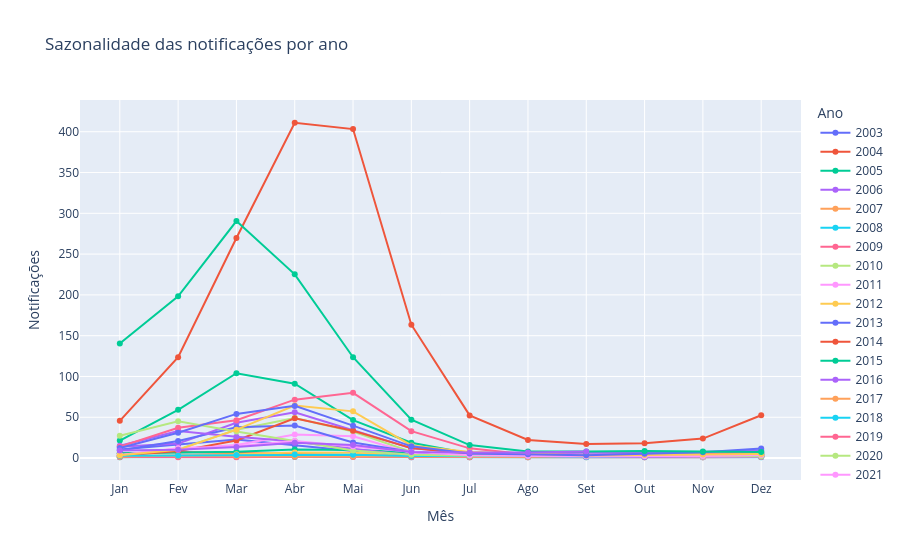

The cell this chart's notebook holds for it:
### Code cell
fig = px.line(
    df_sazonalidade,
    x="Mês",
    y="Notificações",
    color="Ano",
    markers=True,
    labels={
        "Mês": "Mês",
        "Notificações": "Notificações",
        "Ano": "Ano"
    },
    title="Sazonalidade das notificações por ano"
)

fig.update_layout(
    xaxis=dict(
        tickmode="array",
        tickvals=list(range(1, 13)),
        ticktext=[
            "Jan", "Fev", "Mar", "Abr",
            "Mai", "Jun", "Jul", "Ago",
            "Set", "Out", "Nov", "Dez"
        ]
    )
)

fig.show()

### Figure 1 — Plotly figure (JSON) as saved in the notebook; plotly's stock layout.template omitted (floating-point values rounded to 4 significant figures)
{"data": [{"hovertemplate": "Ano=2003<br>Mês=%{x}<br>Notificações=%{y}<extra></extra>", "legendgroup": "2003", "line": {"color": "#636efa", "dash": "solid"}, "marker": {"symbol": "circle"}, "mode": "lines+markers", "name": "2003", "orientation": "v", "showlegend": true, "type": "scatter", "x": [1, 2, 3, 4, 5, 6, 7, 8, 9, 10, 11, 12], "xaxis": "x", "y": [10.46, 16.29, 22.74, 15.86, 8.759, 6.333, 4.0, 2.542, 2.182, 3.375, 2.708, 4.304], "yaxis": "y"}, {"hovertemplate": "Ano=2004<br>Mês=%{x}<br>Notificações=%{y}<extra></extra>", "legendgroup": "2004", "line": {"color": "#EF553B", "dash": "solid"}, "marker": {"symbol": "circle"}, "mode": "lines+markers", "name": "2004", "orientation": "v", "showlegend": true, "type": "scatter", "x": [1, 2, 3, 4, 5, 6, 7, 8, 9, 10, 11, 12], "xaxis": "x", "y": [5.462, 7.44, 6.345, 5.125, 4.208, 2.286, 2.524, 2.188, 2.526, 2.875, 3.476, 2.818], "yaxis": "y"}, {"hovertemplate": "Ano=2005<br>Mês=%{x}<br>Notificações=%{y}<extra></extra>", "legendgroup": "2005", "line": {"color": "#00cc96", "dash": "solid"}, "marker": {"symbol": "circle"}, "mode": "lines+markers", "name": "2005", "orientation": "v", "showlegend": true, "type": "scatter", "x": [1, 2, 3, 4, 5, 6, 7, 8, 9, 10, 11, 12], "xaxis": "x", "y": [5.87, 6.435, 7.615, 10.44, 9.926, 7.04, 4.087, 3.704, 3.522, 4.45, 4.8, 4.333], "yaxis": "y"}, {"hovertemplate": "Ano=2006<br>Mês=%{x}<br>Notificações=%{y}<extra></extra>", "legendgroup": "2006", "line": {"color": "#ab63fa", "dash": "solid"}, "marker": {"symbol": "circle"}, "mode": "lines+markers", "name": "2006", "orientation": "v", "showlegend": true, "type": "scatter", "x": [1, 2, 3, 4, 5, 6, 7, 8, 9, 10, 11, 12], "xaxis": "x", "y": [13.89, 17.75, 43.26, 56.23, 34.03, 12.11, 6.435, 5.92, 6.619, 6.077, 7.308, 9.731], "yaxis": "y"}, {"hovertemplate": "Ano=2007<br>Mês=%{x}<br>Notificações=%{y}<extra></extra>", "legendgroup": "2007", "line": {"color": "#FFA15A", "dash": "solid"}, "marker": {"symbol": "circle"}, "mode": "lines+markers", "name": "2007", "orientation": "v", "showlegend": true, "type": "scatter", "x": [1, 2, 3, 4, 5, 6, 7, 8, 9, 10, 11, 12], "xaxis": "x", "y": [1.125, 2.235, 3.4, 3.12, 3.19, 1.6, 1.0, 1.0, 1.0, 1.0, 1.0, 1.2], "yaxis": "y"}, {"hovertemplate": "Ano=2008<br>Mês=%{x}<br>Notificações=%{y}<extra></extra>", "legendgroup": "2008", "line": {"color": "#19d3f3", "dash": "solid"}, "marker": {"symbol": "circle"}, "mode": "lines+markers", "name": "2008", "orientation": "v", "showlegend": true, "type": "scatter", "x": [1, 2, 3, 4, 5, 6, 7, 8, 9, 10, 11, 12], "xaxis": "x", "y": [1.0, 1.571, 1.273, 1.312, 1.5, 1.0, 1.0, 1.0, 1.0, 1.0, 1.0, 1.0], "yaxis": "y"}, {"hovertemplate": "Ano=2009<br>Mês=%{x}<br>Notificações=%{y}<extra></extra>", "legendgroup": "2009", "line": {"color": "#FF6692", "dash": "solid"}, "marker": {"symbol": "circle"}, "mode": "lines+markers", "name": "2009", "orientation": "v", "showlegend": true, "type": "scatter", "x": [1, 2, 3, 4, 5, 6, 7, 8, 10, 11, 12], "xaxis": "x", "y": [1.333, 1.0, 1.143, 1.538, 1.4, 1.0, 1.0, 1.0, 1.0, 1.0, 1.333], "yaxis": "y"}, {"hovertemplate": "Ano=2010<br>Mês=%{x}<br>Notificações=%{y}<extra></extra>", "legendgroup": "2010", "line": {"color": "#B6E880", "dash": "solid"}, "marker": {"symbol": "circle"}, "mode": "lines+markers", "name": "2010", "orientation": "v", "showlegend": true, "type": "scatter", "x": [1, 2, 3, 4, 5, 6, 7, 8, 9, 10, 11, 12], "xaxis": "x", "y": [2.923, 10.68, 34.68, 48.97, 32.48, 7.538, 2.409, 1.643, 1.545, 1.538, 1.5, 1.8], "yaxis": "y"}, {"hovertemplate": "Ano=2011<br>Mês=%{x}<br>Notificações=%{y}<extra></extra>", "legendgroup": "2011", "line": {"color": "#FF97FF", "dash": "solid"}, "marker": {"symbol": "circle"}, "mode": "lines+markers", "name": "2011", "orientation": "v", "showlegend": true, "type": "scatter", "x": [1, 2, 3, 4, 5, 6, 7, 8, 9, 10, 11, 12], "xaxis": "x", "y": [3.476, 11.75, 15.9, 29.0, 26.74, 6.185, 2.087, 1.8, 1.75, 1.5, 1.222, 2.25], "yaxis": "y"}, {"hovertemplate": "Ano=2012<br>Mês=%{x}<br>Notificações=%{y}<extra></extra>", "legendgroup": "2012", "line": {"color": "#FECB52", "dash": "solid"}, "marker": {"symbol": "circle"}, "mode": "lines+markers", "name": "2012", "orientation": "v", "showlegend": true, "type": "scatter", "x": [1, 2, 3, 4, 5, 6, 7, 8, 9, 10, 11, 12], "xaxis": "x", "y": [2.737, 3.143, 4.586, 6.931, 6.607, 2.731, 2.15, 1.474, 1.615, 1.462, 2.13, 3.174], "yaxis": "y"}, {"hovertemplate": "Ano=2013<br>Mês=%{x}<br>Notificações=%{y}<extra></extra>", "legendgroup": "2013", "line": {"color": "#636efa", "dash": "solid"}, "marker": {"symbol": "circle"}, "mode": "lines+markers", "name": "2013", "orientation": "v", "showlegend": true, "type": "scatter", "x": [1, 2, 3, 4, 5, 6, 7, 8, 9, 10, 11, 12], "xaxis": "x", "y": [9.138, 20.93, 37.87, 39.83, 19.03, 7.704, 2.96, 3.083, 1.643, 1.706, 1.8, 2.235], "yaxis": "y"}, {"hovertemplate": "Ano=2014<br>Mês=%{x}<br>Notificações=%{y}<extra></extra>", "legendgroup": "2014", "line": {"color": "#EF553B", "dash": "solid"}, "marker": {"symbol": "circle"}, "mode": "lines+markers", "name": "2014", "orientation": "v", "showlegend": true, "type": "scatter", "x": [1, 2, 3, 4, 5, 6, 7, 8, 9, 10, 11, 12], "xaxis": "x", "y": [2.87, 8.519, 21.65, 48.67, 33.52, 12.17, 5.741, 3.167, 3.12, 2.885, 4.185, 4.889], "yaxis": "y"}, {"hovertemplate": "Ano=2015<br>Mês=%{x}<br>Notificações=%{y}<extra></extra>", "legendgroup": "2015", "line": {"color": "#00cc96", "dash": "solid"}, "marker": {"symbol": "circle"}, "mode": "lines+markers", "name": "2015", "orientation": "v", "showlegend": true, "type": "scatter", "x": [1, 2, 3, 4, 5, 6, 7, 8, 9, 10, 11, 12], "xaxis": "x", "y": [21.47, 59.11, 103.9, 91.1, 46.58, 18.87, 5.483, 4.08, 3.043, 2.923, 4.655, 7.613], "yaxis": "y"}, {"hovertemplate": "Ano=2016<br>Mês=%{x}<br>Notificações=%{y}<extra></extra>", "legendgroup": "2016", "line": {"color": "#ab63fa", "dash": "solid"}, "marker": {"symbol": "circle"}, "mode": "lines+markers", "name": "2016", "orientation": "v", "showlegend": true, "type": "scatter", "x": [1, 2, 3, 4, 5, 6, 7, 8, 9, 10, 11, 12], "xaxis": "x", "y": [15.03, 33.1, 26.23, 20.43, 11.3, 3.192, 1.818, 1.625, 1.529, 1.6, 2.75, 2.0], "yaxis": "y"}, {"hovertemplate": "Ano=2017<br>Mês=%{x}<br>Notificações=%{y}<extra></extra>", "legendgroup": "2017", "line": {"color": "#FFA15A", "dash": "solid"}, "marker": {"symbol": "circle"}, "mode": "lines+markers", "name": "2017", "orientation": "v", "showlegend": true, "type": "scatter", "x": [1, 2, 3, 4, 5, 6, 7, 8, 9, 10, 11, 12], "xaxis": "x", "y": [1.8, 2.714, 2.269, 2.0, 1.864, 2.056, 1.833, 1.6, 2.2, 3.043, 2.261, 3.522], "yaxis": "y"}, {"hovertemplate": "Ano=2018<br>Mês=%{x}<br>Notificações=%{y}<extra></extra>", "legendgroup": "2018", "line": {"color": "#19d3f3", "dash": "solid"}, "marker": {"symbol": "circle"}, "mode": "lines+markers", "name": "2018", "orientation": "v", "showlegend": true, "type": "scatter", "x": [1, 2, 3, 4, 5, 6, 7, 8, 9, 10, 11, 12], "xaxis": "x", "y": [2.875, 3.296, 3.714, 4.517, 4.036, 2.458, 2.818, 2.474, 1.714, 2.375, 3.478, 5.778], "yaxis": "y"}, {"hovertemplate": "Ano=2019<br>Mês=%{x}<br>Notificações=%{y}<extra></extra>", "legendgroup": "2019", "line": {"color": "#FF6692", "dash": "solid"}, "marker": {"symbol": "circle"}, "mode": "lines+markers", "name": "2019", "orientation": "v", "showlegend": true, "type": "scatter", "x": [1, 2, 3, 4, 5, 6, 7, 8, 9, 10, 11, 12], "xaxis": "x", "y": [13.94, 37.11, 46.42, 71.6, 79.97, 32.93, 11.9, 4.367, 3.76, 4.25, 4.655, 7.267], "yaxis": "y"}, {"hovertemplate": "Ano=2020<br>Mês=%{x}<br>Notificações=%{y}<extra></extra>", "legendgroup": "2020", "line": {"color": "#B6E880", "dash": "solid"}, "marker": {"symbol": "circle"}, "mode": "lines+markers", "name": "2020", "orientation": "v", "showlegend": true, "type": "scatter", "x": [1, 2, 3, 4, 5, 6, 7, 8, 9, 10, 11, 12], "xaxis": "x", "y": [27.45, 45.0, 32.52, 20.83, 9.226, 4.185, 2.929, 3.0, 2.88, 2.833, 2.0, 2.308], "yaxis": "y"}, {"hovertemplate": "Ano=2021<br>Mês=%{x}<br>Notificações=%{y}<extra></extra>", "legendgroup": "2021", "line": {"color": "#FF97FF", "dash": "solid"}, "marker": {"symbol": "circle"}, "mode": "lines+markers", "name": "2021", "orientation": "v", "showlegend": true, "type": "scatter", "x": [1, 2, 3, 4, 5, 6, 7, 8, 9, 10, 11, 12], "xaxis": "x", "y": [3.923, 12.11, 14.45, 20.97, 14.23, 7.7, 3.348, 2.583, 2.045, 2.304, 2.48, 3.759], "yaxis": "y"}, {"hovertemplate": "Ano=2022<br>Mês=%{x}<br>Notificações=%{y}<extra></extra>", "legendgroup": "2022", "line": {"color": "#FECB52", "dash": "solid"}, "marker": {"symbol": "circle"}, "mode": "lines+markers", "name": "2022", "orientation": "v", "showlegend": true, "type": "scatter", "x": [1, 2, 3, 4, 5, 6, 7, 8, 9, 10, 11, 12], "xaxis": "x", "y": [3.542, 10.11, 34.84, 64.43, 57.26, 15.43, 7.387, 5.071, 3.25, 3.741, 4.32, 4.931], "yaxis": "y"}, {"hovertemplate": "Ano=2023<br>Mês=%{x}<br>Notificações=%{y}<extra></extra>", "legendgroup": "2023", "line": {"color": "#636efa", "dash": "solid"}, "marker": {"symbol": "circle"}, "mode": "lines+markers", "name": "2023", "orientation": "v", "showlegend": true, "type": "scatter", "x": [1, 2, 3, 4, 5, 6, 7, 8, 9, 10, 11, 12], "xaxis": "x", "y": [12.33, 30.96, 54.13, 63.97, 39.71, 14.4, 5.5, 4.724, 3.552, 5.143, 7.069, 11.77], "yaxis": "y"}, {"hovertemplate": "Ano=2024<br>Mês=%{x}<br>Notificações=%{y}<extra></extra>", "legendgroup": "2024", "line": {"color": "#EF553B", "dash": "solid"}, "marker": {"symbol": "circle"}, "mode": "lines+markers", "name": "2024", "orientation": "v", "showlegend": true, "type": "scatter", "x": [1, 2, 3, 4, 5, 6, 7, 8, 9, 10, 11, 12], "xaxis": "x", "y": [45.67, 123.6, 269.7, 411.0, 403.3, 163.5, 52.32, 22.23, 17.37, 18.16, 23.9, 52.52], "yaxis": "y"}, {"hovertemplate": "Ano=2025<br>Mês=%{x}<br>Notificações=%{y}<extra></extra>", "legendgroup": "2025", "line": {"color": "#00cc96", "dash": "solid"}, "marker": {"symbol": "circle"}, "mode": "lines+markers", "name": "2025", "orientation": "v", "showlegend": true, "type": "scatter", "x": [1, 2, 3, 4, 5, 6, 7, 8, 9, 10, 11, 12], "xaxis": "x", "y": [140.5, 198.3, 290.5, 225.2, 123.6, 46.93, 15.94, 7.935, 7.9, 8.806, 7.9, 7.516], "yaxis": "y"}, {"hovertemplate": "Ano=2026<br>Mês=%{x}<br>Notificações=%{y}<extra></extra>", "legendgroup": "2026", "line": {"color": "#ab63fa", "dash": "solid"}, "marker": {"symbol": "circle"}, "mode": "lines+markers", "name": "2026", "orientation": "v", "showlegend": true, "type": "scatter", "x": [1, 2, 3, 4, 5, 6, 7, 8, 9], "xaxis": "x", "y": [9.258, 10.18, 13.65, 18.83, 16.0, 7.567, 6.931, 6.759, 8.0], "yaxis": "y"}], "layout": {"legend": {"title": {"text": "Ano"}, "tracegroupgap": 0}, "title": {"text": "Sazonalidade das notificações por ano"}, "xaxis": {"anchor": "y", "domain": [0, 1], "tickmode": "array", "ticktext": ["Jan", "Fev", "Mar", "Abr", "Mai", "Jun", "Jul", "Ago", "Set", "Out", "Nov", "Dez"], "tickvals": [1, 2, 3, 4, 5, 6, 7, 8, 9, 10, 11, 12], "title": {"text": "Mês"}}, "yaxis": {"anchor": "x", "domain": [0, 1], "title": {"text": "Notificações"}}}}
